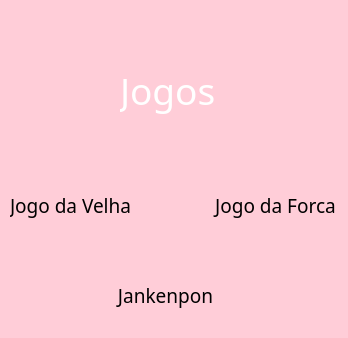
<?xml version="1.0" encoding="UTF-8"?>
<ui version="4.0">
 <class>MainWindow</class>
 <widget class="QMainWindow" name="MainWindow">
  <property name="geometry">
   <rect>
    <x>0</x>
    <y>0</y>
    <width>348</width>
    <height>338</height>
   </rect>
  </property>
  <property name="windowTitle">
   <string>MainWindow</string>
  </property>
  <property name="styleSheet">
   <string notr="true">background-color:rgb(255, 205, 216);</string>
  </property>
  <widget class="QWidget" name="centralwidget">
   <widget class="QLabel" name="label">
    <property name="geometry">
     <rect>
      <x>120</x>
      <y>60</y>
      <width>111</width>
      <height>61</height>
     </rect>
    </property>
    <property name="font">
     <font>
      <family>Old English Text MT</family>
      <pointsize>28</pointsize>
     </font>
    </property>
    <property name="styleSheet">
     <string notr="true">background-color: transparent;
color: white;</string>
    </property>
    <property name="text">
     <string>Jogos</string>
    </property>
   </widget>
   <widget class="QPushButton" name="forcaButton">
    <property name="geometry">
     <rect>
      <x>210</x>
      <y>180</y>
      <width>131</width>
      <height>51</height>
     </rect>
    </property>
    <property name="font">
     <font>
      <family>Old English Text MT</family>
      <pointsize>14</pointsize>
     </font>
    </property>
    <property name="styleSheet">
     <string notr="true">color: rgb(0, 0, 0);
border-color: rgb(255, 255, 255);
border-radius: 15px;</string>
    </property>
    <property name="text">
     <string>Jogo da Forca</string>
    </property>
   </widget>
   <widget class="QPushButton" name="velhaButton">
    <property name="geometry">
     <rect>
      <x>10</x>
      <y>180</y>
      <width>121</width>
      <height>51</height>
     </rect>
    </property>
    <property name="font">
     <font>
      <family>Old English Text MT</family>
      <pointsize>14</pointsize>
     </font>
    </property>
    <property name="styleSheet">
     <string notr="true">border-color: rgb(255, 255, 255);
color: rgb(0, 0, 0);
border-radius: 15px;</string>
    </property>
    <property name="text">
     <string>Jogo da Velha</string>
    </property>
   </widget>
   <widget class="QLabel" name="label_3">
    <property name="geometry">
     <rect>
      <x>-60</x>
      <y>0</y>
      <width>471</width>
      <height>361</height>
     </rect>
    </property>
    <property name="text">
     <string/>
    </property>
    <property name="pixmap">
     <pixmap>hqdefault.jpg</pixmap>
    </property>
    <property name="scaledContents">
     <bool>true</bool>
    </property>
   </widget>
   <widget class="QPushButton" name="jokenpoButton">
    <property name="geometry">
     <rect>
      <x>100</x>
      <y>270</y>
      <width>131</width>
      <height>51</height>
     </rect>
    </property>
    <property name="font">
     <font>
      <family>Old English Text MT</family>
      <pointsize>14</pointsize>
     </font>
    </property>
    <property name="styleSheet">
     <string notr="true">color: rgb(0, 0, 0);
border-color: rgb(255, 255, 255);
border-radius: 15px;</string>
    </property>
    <property name="text">
     <string>Jankenpon</string>
    </property>
   </widget>
   <zorder>label_3</zorder>
   <zorder>label</zorder>
   <zorder>forcaButton</zorder>
   <zorder>velhaButton</zorder>
   <zorder>jokenpoButton</zorder>
  </widget>
 </widget>
 <resources/>
 <connections/>
</ui>
